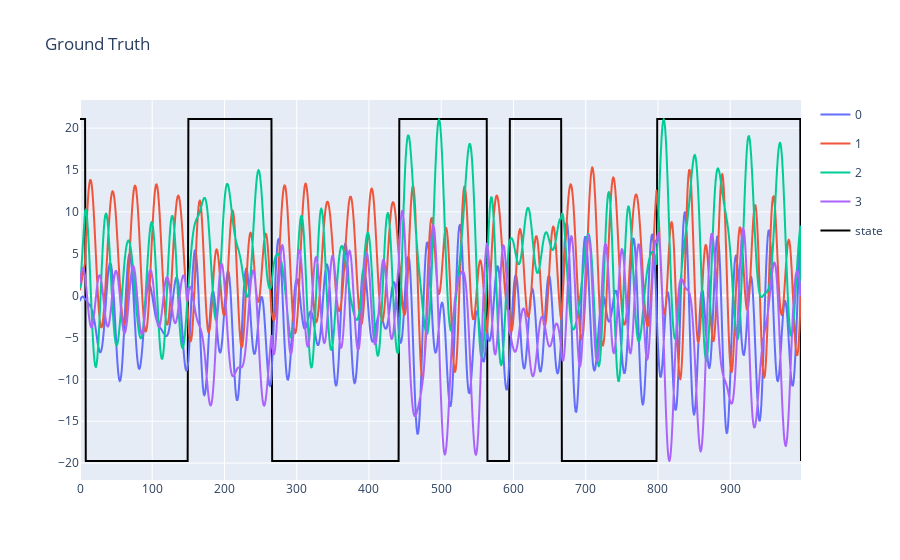
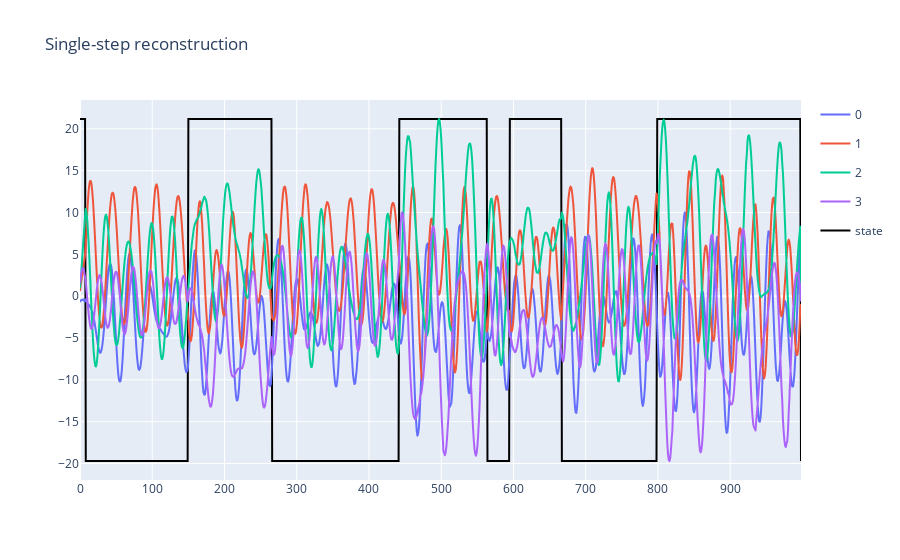
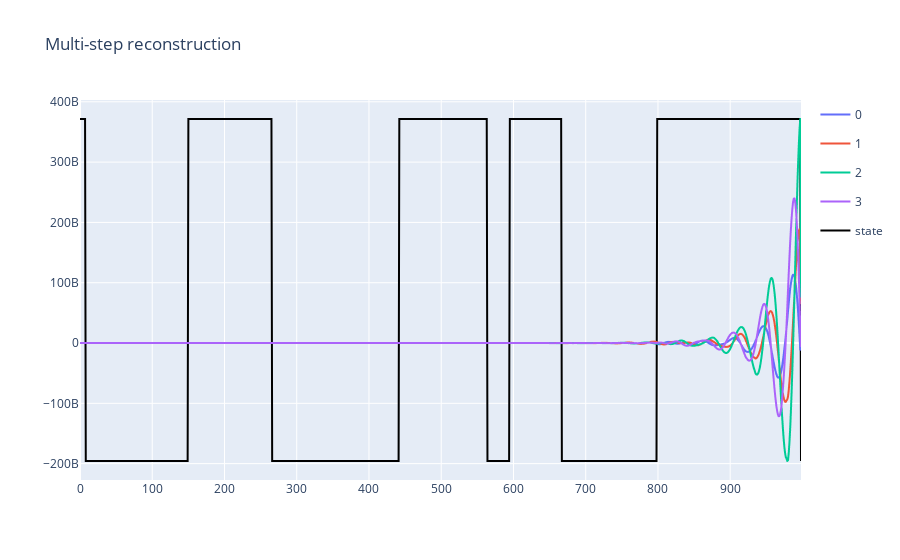
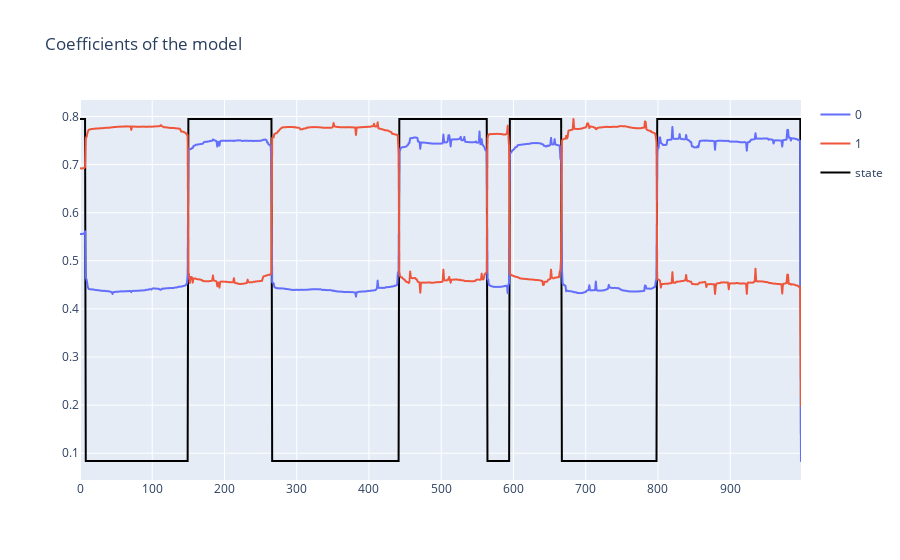

The code cell stored with these charts, in order, in its notebook:
### Code cell
util.plotting(X2.T, title='Ground Truth', plot_states=True, states=states)
util.plotting(torch.stack(X2_hat).squeeze(), title='Single-step reconstruction', plot_states=True, states=states)
util.plotting(torch.stack(X2_hat_multi[1:]).squeeze(), plot_states=True, states=states, title='Multi-step reconstruction')

coefficients = np.array([c.detach().numpy() for c in simple_model.coeffs])

util.plotting(coefficients.T, plot_states=True, states=states, title='Coefficients of the model')

### Figure 1 — Plotly figure (JSON) as saved in the notebook; plotly's stock layout.template omitted (floating-point values rounded to 4 significant figures; data arrays with more than 128 entries replaced by an {"elided": "..."} marker saying what was removed)
{"data": [{"hovertemplate": "variable=0<br>index=%{x}<br>value=%{y}<extra></extra>", "legendgroup": "0", "line": {"color": "#636efa", "dash": "solid"}, "marker": {"symbol": "circle"}, "mode": "lines", "name": "0", "showlegend": true, "type": "scattergl", "x": {"elided": "999 int values"}, "xaxis": "x", "y": {"elided": "999 float values"}, "yaxis": "y"}, {"hovertemplate": "variable=1<br>index=%{x}<br>value=%{y}<extra></extra>", "legendgroup": "1", "line": {"color": "#EF553B", "dash": "solid"}, "marker": {"symbol": "circle"}, "mode": "lines", "name": "1", "showlegend": true, "type": "scattergl", "x": {"elided": "999 int values"}, "xaxis": "x", "y": {"elided": "999 float values"}, "yaxis": "y"}, {"hovertemplate": "variable=2<br>index=%{x}<br>value=%{y}<extra></extra>", "legendgroup": "2", "line": {"color": "#00cc96", "dash": "solid"}, "marker": {"symbol": "circle"}, "mode": "lines", "name": "2", "showlegend": true, "type": "scattergl", "x": {"elided": "999 int values"}, "xaxis": "x", "y": {"elided": "999 float values"}, "yaxis": "y"}, {"hovertemplate": "variable=3<br>index=%{x}<br>value=%{y}<extra></extra>", "legendgroup": "3", "line": {"color": "#ab63fa", "dash": "solid"}, "marker": {"symbol": "circle"}, "mode": "lines", "name": "3", "showlegend": true, "type": "scattergl", "x": {"elided": "999 int values"}, "xaxis": "x", "y": {"elided": "999 float values"}, "yaxis": "y"}, {"line": {"color": "black", "width": 2}, "mode": "lines", "name": "state", "type": "scatter", "x": {"elided": "999 int values"}, "y": {"elided": "999 float values"}}], "layout": {"title": {"text": "Ground Truth"}}}

### Figure 2 — Plotly figure (JSON) as saved in the notebook; plotly's stock layout.template omitted (floating-point values rounded to 4 significant figures; data arrays with more than 128 entries replaced by an {"elided": "..."} marker saying what was removed)
{"data": [{"hovertemplate": "variable=0<br>index=%{x}<br>value=%{y}<extra></extra>", "legendgroup": "0", "line": {"color": "#636efa", "dash": "solid"}, "marker": {"symbol": "circle"}, "mode": "lines", "name": "0", "showlegend": true, "type": "scattergl", "x": {"elided": "999 int values"}, "xaxis": "x", "y": {"elided": "999 float values"}, "yaxis": "y"}, {"hovertemplate": "variable=1<br>index=%{x}<br>value=%{y}<extra></extra>", "legendgroup": "1", "line": {"color": "#EF553B", "dash": "solid"}, "marker": {"symbol": "circle"}, "mode": "lines", "name": "1", "showlegend": true, "type": "scattergl", "x": {"elided": "999 int values"}, "xaxis": "x", "y": {"elided": "999 float values"}, "yaxis": "y"}, {"hovertemplate": "variable=2<br>index=%{x}<br>value=%{y}<extra></extra>", "legendgroup": "2", "line": {"color": "#00cc96", "dash": "solid"}, "marker": {"symbol": "circle"}, "mode": "lines", "name": "2", "showlegend": true, "type": "scattergl", "x": {"elided": "999 int values"}, "xaxis": "x", "y": {"elided": "999 float values"}, "yaxis": "y"}, {"hovertemplate": "variable=3<br>index=%{x}<br>value=%{y}<extra></extra>", "legendgroup": "3", "line": {"color": "#ab63fa", "dash": "solid"}, "marker": {"symbol": "circle"}, "mode": "lines", "name": "3", "showlegend": true, "type": "scattergl", "x": {"elided": "999 int values"}, "xaxis": "x", "y": {"elided": "999 float values"}, "yaxis": "y"}, {"line": {"color": "black", "width": 2}, "mode": "lines", "name": "state", "type": "scatter", "x": {"elided": "999 int values"}, "y": {"elided": "999 float values"}}], "layout": {"title": {"text": "Single-step reconstruction"}}}

### Figure 3 — Plotly figure (JSON) as saved in the notebook; plotly's stock layout.template omitted (floating-point values rounded to 4 significant figures; data arrays with more than 128 entries replaced by an {"elided": "..."} marker saying what was removed)
{"data": [{"hovertemplate": "variable=0<br>index=%{x}<br>value=%{y}<extra></extra>", "legendgroup": "0", "line": {"color": "#636efa", "dash": "solid"}, "marker": {"symbol": "circle"}, "mode": "lines", "name": "0", "showlegend": true, "type": "scattergl", "x": {"elided": "999 int values"}, "xaxis": "x", "y": {"elided": "999 float values"}, "yaxis": "y"}, {"hovertemplate": "variable=1<br>index=%{x}<br>value=%{y}<extra></extra>", "legendgroup": "1", "line": {"color": "#EF553B", "dash": "solid"}, "marker": {"symbol": "circle"}, "mode": "lines", "name": "1", "showlegend": true, "type": "scattergl", "x": {"elided": "999 int values"}, "xaxis": "x", "y": {"elided": "999 float values"}, "yaxis": "y"}, {"hovertemplate": "variable=2<br>index=%{x}<br>value=%{y}<extra></extra>", "legendgroup": "2", "line": {"color": "#00cc96", "dash": "solid"}, "marker": {"symbol": "circle"}, "mode": "lines", "name": "2", "showlegend": true, "type": "scattergl", "x": {"elided": "999 int values"}, "xaxis": "x", "y": {"elided": "999 float values"}, "yaxis": "y"}, {"hovertemplate": "variable=3<br>index=%{x}<br>value=%{y}<extra></extra>", "legendgroup": "3", "line": {"color": "#ab63fa", "dash": "solid"}, "marker": {"symbol": "circle"}, "mode": "lines", "name": "3", "showlegend": true, "type": "scattergl", "x": {"elided": "999 int values"}, "xaxis": "x", "y": {"elided": "999 float values"}, "yaxis": "y"}, {"line": {"color": "black", "width": 2}, "mode": "lines", "name": "state", "type": "scatter", "x": {"elided": "999 int values"}, "y": {"elided": "999 int values"}}], "layout": {"title": {"text": "Multi-step reconstruction"}}}

### Figure 4 — Plotly figure (JSON) as saved in the notebook; plotly's stock layout.template omitted (floating-point values rounded to 4 significant figures; data arrays with more than 128 entries replaced by an {"elided": "..."} marker saying what was removed)
{"data": [{"hovertemplate": "variable=0<br>index=%{x}<br>value=%{y}<extra></extra>", "legendgroup": "0", "line": {"color": "#636efa", "dash": "solid"}, "marker": {"symbol": "circle"}, "mode": "lines", "name": "0", "showlegend": true, "type": "scattergl", "x": {"elided": "999 int values"}, "xaxis": "x", "y": {"elided": "999 float values"}, "yaxis": "y"}, {"hovertemplate": "variable=1<br>index=%{x}<br>value=%{y}<extra></extra>", "legendgroup": "1", "line": {"color": "#EF553B", "dash": "solid"}, "marker": {"symbol": "circle"}, "mode": "lines", "name": "1", "showlegend": true, "type": "scattergl", "x": {"elided": "999 int values"}, "xaxis": "x", "y": {"elided": "999 float values"}, "yaxis": "y"}, {"line": {"color": "black", "width": 2}, "mode": "lines", "name": "state", "type": "scatter", "x": {"elided": "999 int values"}, "y": {"elided": "999 float values"}}], "layout": {"title": {"text": "Coefficients of the model"}}}
